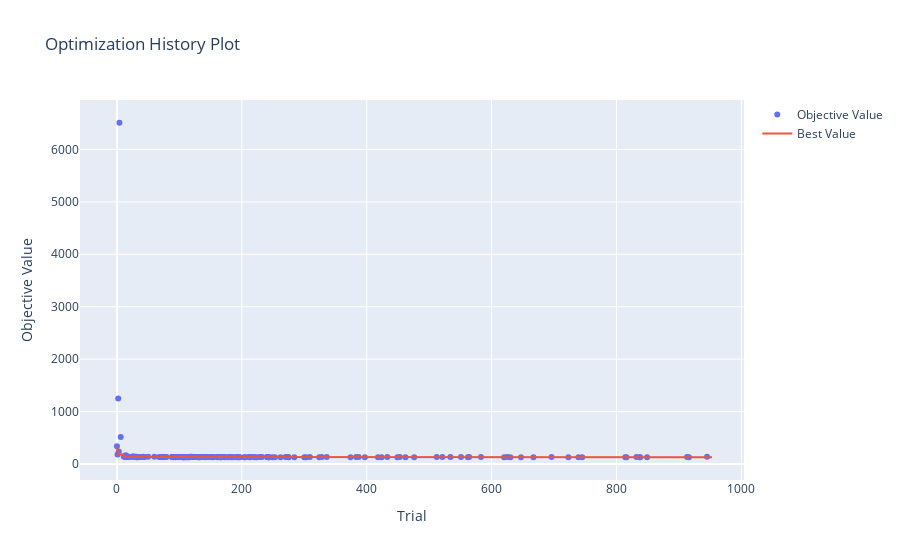

Notebook cell for this chart:
### Markdown cell above
## 1.5 Visualizaciones (0.5 puntos)

<p align="center">
  <img src="https://media.tenor.com/F-LgB1xTebEAAAAd/look-at-this-graph-nickelback.gif">
</p>


Satisfecho con su trabajo, Fiu le pregunta si es posible generar visualizaciones que permitan entender el entrenamiento de su modelo.

A partir del siguiente <a href = https://optuna.readthedocs.io/en/stable/tutorial/10_key_features/005_visualization.html#visualization>enlace</a>, genere las siguientes visualizaciones:

- Gráfico de historial de optimización
- Gráfico de coordenadas paralelas
- Gráfico de importancia de hiperparámetros

Comente sus resultados: ¿Desde qué *trial* se empiezan a observar mejoras notables en sus resultados? ¿Qué tendencias puede observar a partir del gráfico de coordenadas paralelas? ¿Cuáles son los hiperparámetros con mayor importancia para la optimización de su modelo?

### Code cell
plot_optimization_history(study_pruning)

### Figure 1 — Plotly figure (JSON) as saved in the notebook; plotly's stock layout.template omitted (floating-point values rounded to 4 significant figures; data arrays with more than 128 entries replaced by an {"elided": "..."} marker saying what was removed)
{"data": [{"mode": "markers", "name": "Objective Value", "type": "scatter", "x": {"elided": "182 int values"}, "y": {"elided": "182 float values"}}, {"mode": "lines", "name": "Best Value", "type": "scatter", "x": {"elided": "954 int values"}, "y": {"elided": "954 float values"}}, {"marker": {"color": "#cccccc"}, "mode": "markers", "name": "Infeasible Trial", "showlegend": false, "type": "scatter", "x": [], "y": []}], "layout": {"title": {"text": "Optimization History Plot"}, "xaxis": {"title": {"text": "Trial"}}, "yaxis": {"title": {"text": "Objective Value"}}}}
